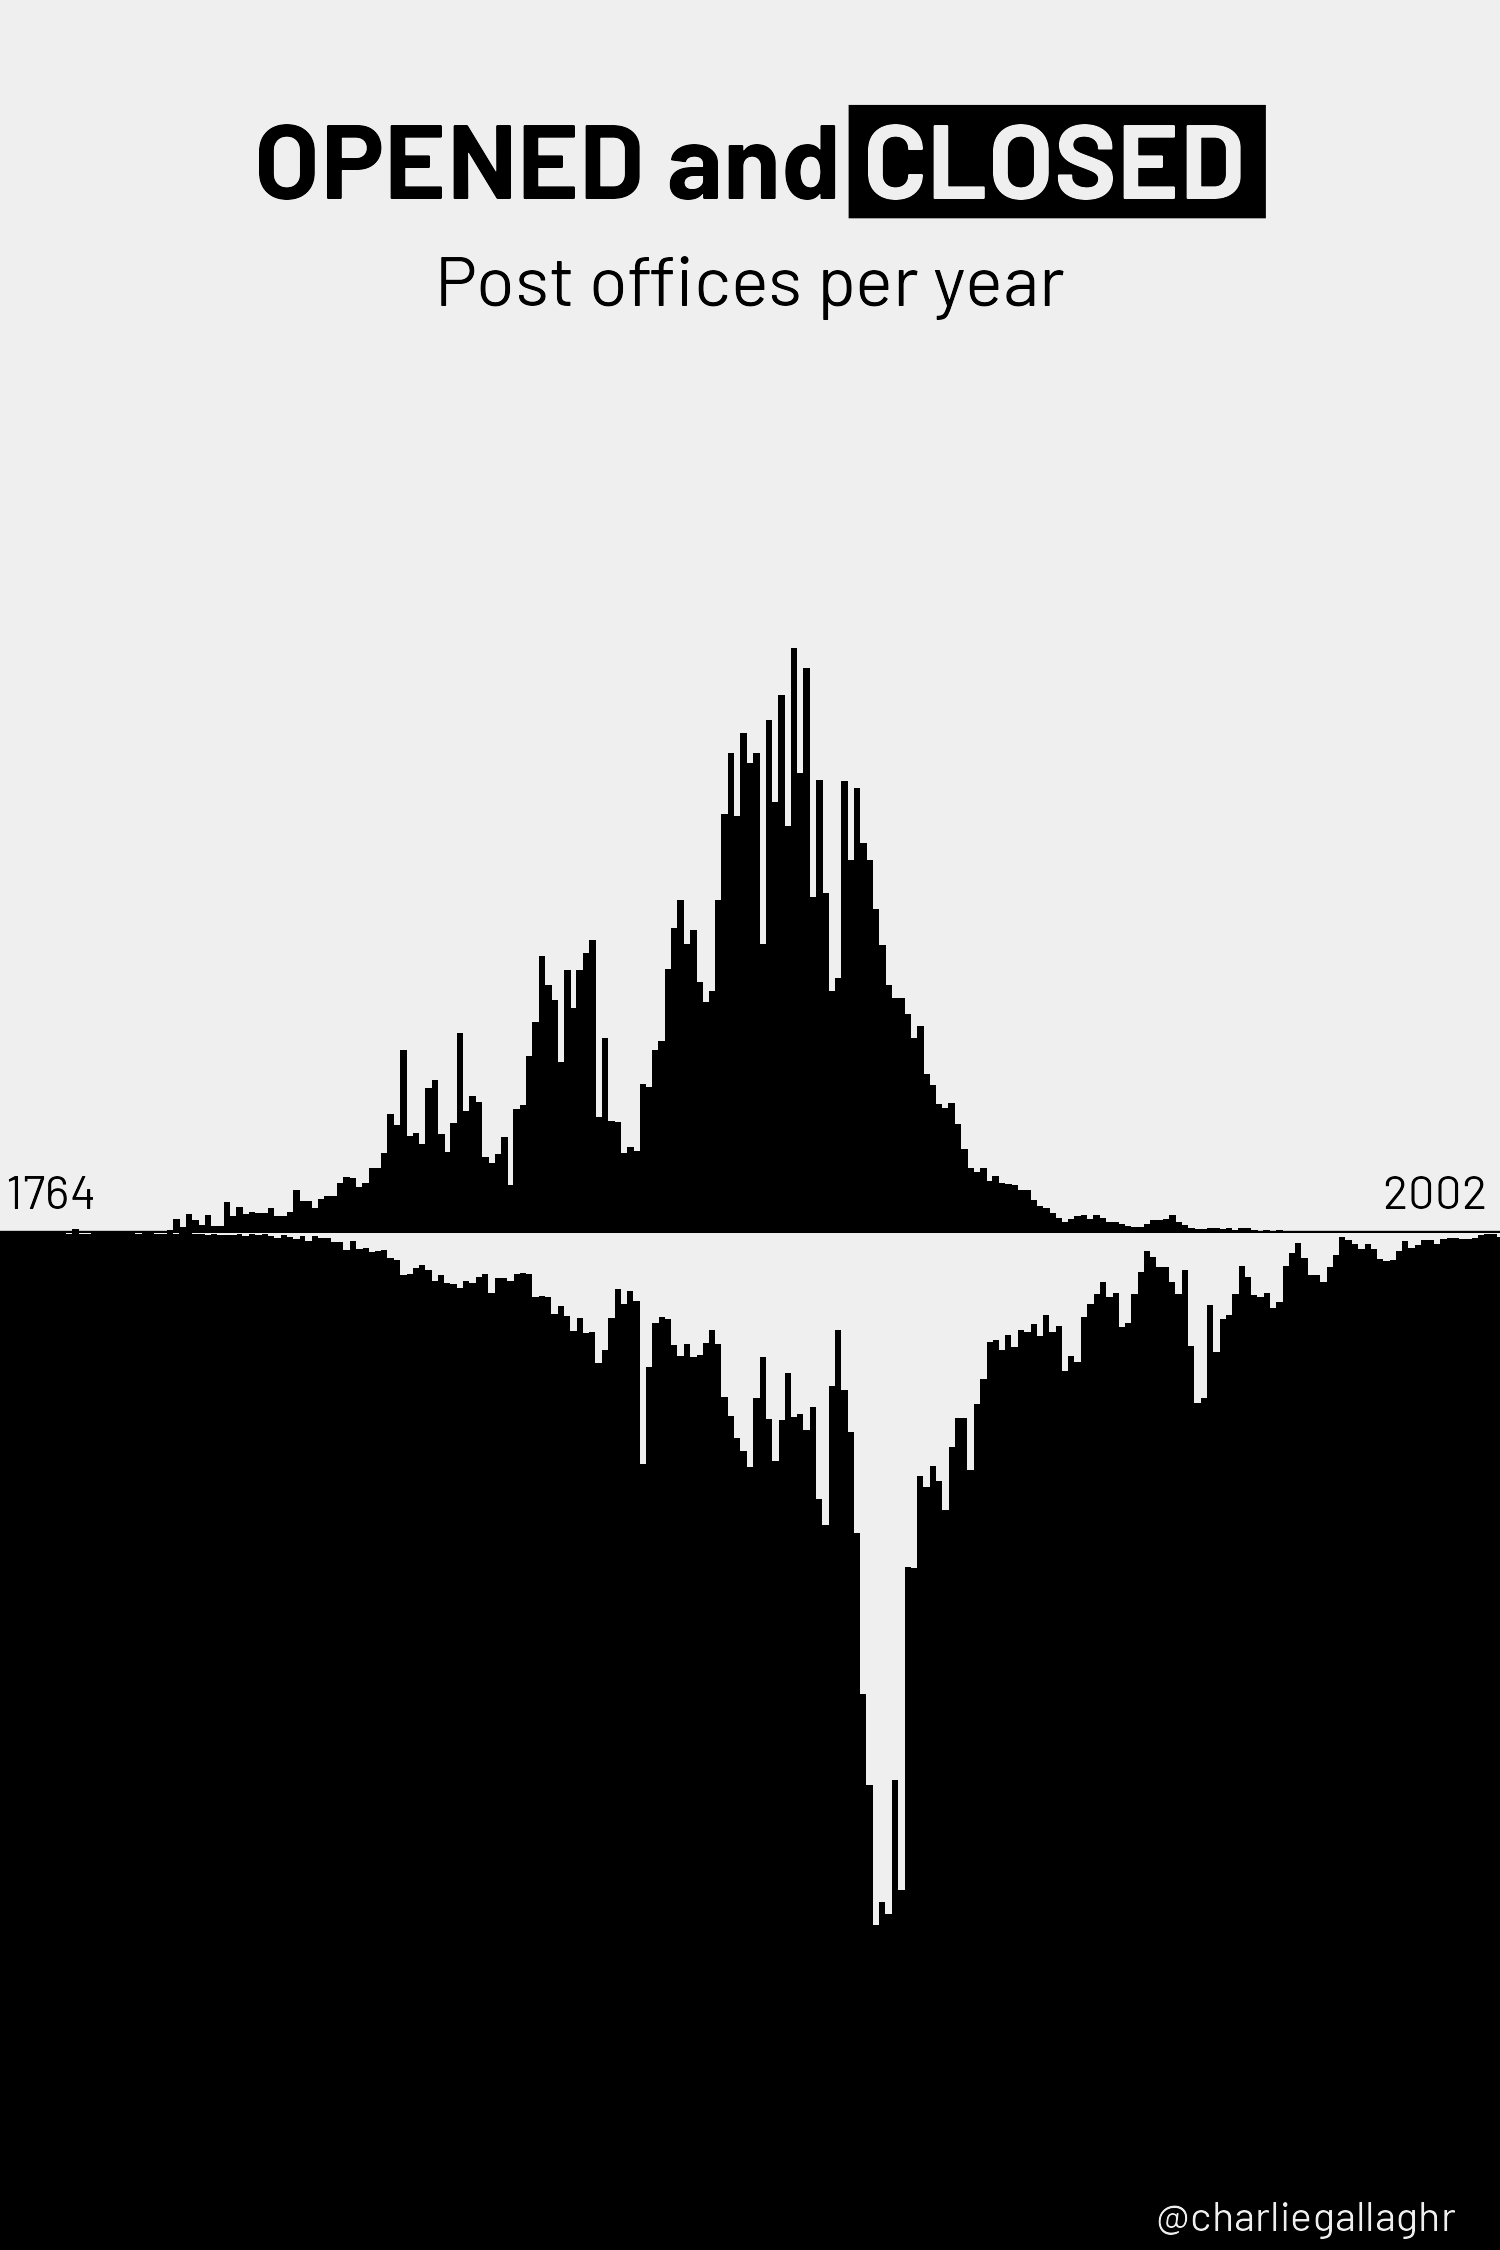

The R source for this figure:
library(tidyverse)
library(systemfonts)
library(ggtext)

# You may need to change this to suit your fonts
# But dangit I wanted to use the systemfonts package
source('register_fonts.R')

post_offices <- readr::read_csv('https://raw.githubusercontent.com/rfordatascience/tidytuesday/master/data/2021/2021-04-13/post_offices.csv')



est <- post_offices %>% 
  group_by(established) %>% 
  summarize(n = n()) %>% 
  filter(established > 1700, established < 2020)

discontinued <- post_offices %>% 
  group_by(discontinued) %>% 
  summarize(n = n()) %>% 
  filter(discontinued > 1700, discontinued < 2020)


pos <- full_join(est, discontinued, by = c('established' = 'discontinued'),
                 suffix = c('_est', '_disc')) %>% 
  mutate(n_disc = -n_disc)


pos_text <- tibble(
  text = c('OPENED and <span style="color: #efefef">CLOSED</span>',
           'Post offices per year', '1764', '2002', '@charliegallaghr'),
  x = c(1883, 1883, 1765, 2000, 1995),
  y = c(7300, 6500, 250, 250, -6800),
  color = c('black', 'black', 'black', 'black', '#efefef'),
  size = c(9, 6, 4, 4, 3.5),
  family = c('Barlow Bold', 'Barlow', 'Barlow', 'Barlow', 'Barlow'),
  hjust = c(0.5, 0.5, 0, 1, 1)
)


p <- pos %>% 
  pivot_longer(cols = c(n_est, n_disc)) %>% 
  ggplot() + 
  # The first is the lower black box, the second the text highlight
  # Low black box's x limits expanded to remove phantom line
  # TODO: Convert this to a tribble for easier reading
  geom_rect(
    data = tibble(
      xmin = c(1760, 1899),
      xmax = c(2004, 1964.5),
      y = c(-7000, 7000),
      ymax = c(0, 7750)
    ),
    aes(xmin = xmin, xmax = xmax, ymin = y, ymax = ymax), fill = 'black', color = 'black'
  ) + 
  geom_richtext(data = pos_text,
            aes(x = x, y = y, label = text),
            color = pos_text$color, size = pos_text$size, family = pos_text$family,
            hjust = pos_text$hjust,
            fill = NA, label.color = NA, label.padding = grid::unit(rep(0, 4), "pt")) + 
  geom_col(aes(x = established, y = value, group = name, fill = name)) + 
  scale_fill_manual(values = c('#efefef', 'black')) + 
  scale_y_continuous(expand = c(0,0,0.05,0)) + 
  scale_x_continuous(expand = c(0,0)) + 
  # Need this to remove phantom white lines around edge of rectangle
  coord_cartesian(xlim = c(1764, 2002)) + 
  guides(fill = FALSE) + 
  theme_void() + 
  theme(
    plot.background = element_rect(color = NA, fill = '#efefef')
  )


ragg::agg_png('postal_service.png', width = 1500, height = 2250, res = 300)
p
dev.off()
